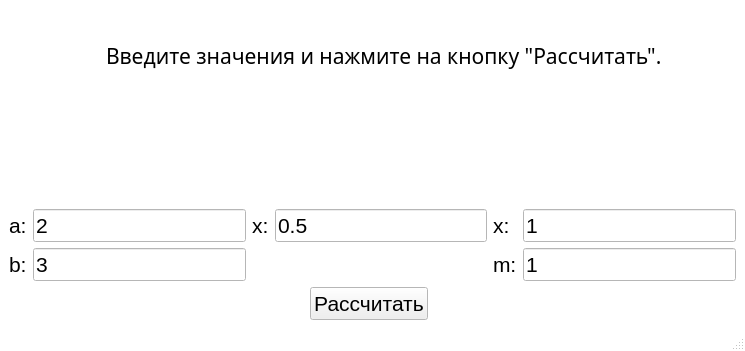
<?xml version="1.0" encoding="UTF-8"?>
<ui version="4.0">
 <class>MainWindow</class>
 <widget class="QMainWindow" name="MainWindow">
  <property name="geometry">
   <rect>
    <x>0</x>
    <y>0</y>
    <width>745</width>
    <height>351</height>
   </rect>
  </property>
  <property name="palette">
   <palette>
    <active>
     <colorrole role="Window">
      <brush brushstyle="SolidPattern">
       <color alpha="255">
        <red>255</red>
        <green>255</green>
        <blue>255</blue>
       </color>
      </brush>
     </colorrole>
    </active>
    <inactive>
     <colorrole role="Window">
      <brush brushstyle="SolidPattern">
       <color alpha="255">
        <red>255</red>
        <green>255</green>
        <blue>255</blue>
       </color>
      </brush>
     </colorrole>
    </inactive>
    <disabled>
     <colorrole role="Base">
      <brush brushstyle="SolidPattern">
       <color alpha="255">
        <red>255</red>
        <green>255</green>
        <blue>255</blue>
       </color>
      </brush>
     </colorrole>
     <colorrole role="Window">
      <brush brushstyle="SolidPattern">
       <color alpha="255">
        <red>255</red>
        <green>255</green>
        <blue>255</blue>
       </color>
      </brush>
     </colorrole>
    </disabled>
   </palette>
  </property>
  <property name="windowTitle">
   <string>MainWindow</string>
  </property>
  <widget class="QWidget" name="centralwidget">
   <layout class="QGridLayout" name="gridLayout">
    <item row="0" column="1" colspan="5" alignment="Qt::AlignHCenter">
     <widget class="QLabel" name="guide">
      <property name="enabled">
       <bool>true</bool>
      </property>
      <property name="font">
       <font>
        <family>Segoe Fluent Icons</family>
        <pointsize>16</pointsize>
       </font>
      </property>
      <property name="text">
       <string>Введите значения и нажмите на кнопку &quot;Рассчитать&quot;.</string>
      </property>
     </widget>
    </item>
    <item row="1" column="0" colspan="2">
     <widget class="QLabel" name="img_1">
      <property name="text">
       <string/>
      </property>
      <property name="pixmap">
       <pixmap>../1.jpg</pixmap>
      </property>
     </widget>
    </item>
    <item row="1" column="2" colspan="2">
     <widget class="QLabel" name="img_2">
      <property name="text">
       <string/>
      </property>
      <property name="pixmap">
       <pixmap>../2.jpg</pixmap>
      </property>
     </widget>
    </item>
    <item row="1" column="4" colspan="2">
     <widget class="QLabel" name="img_3">
      <property name="font">
       <font>
        <pointsize>9</pointsize>
       </font>
      </property>
      <property name="text">
       <string/>
      </property>
      <property name="pixmap">
       <pixmap>../3.jpg</pixmap>
      </property>
     </widget>
    </item>
    <item row="2" column="0">
     <widget class="QLabel" name="a_label">
      <property name="font">
       <font>
        <pointsize>16</pointsize>
       </font>
      </property>
      <property name="text">
       <string>a:</string>
      </property>
     </widget>
    </item>
    <item row="2" column="1">
     <widget class="QLineEdit" name="a">
      <property name="font">
       <font>
        <pointsize>16</pointsize>
       </font>
      </property>
      <property name="text">
       <string>2</string>
      </property>
     </widget>
    </item>
    <item row="2" column="2">
     <widget class="QLabel" name="x_1_label">
      <property name="font">
       <font>
        <pointsize>16</pointsize>
       </font>
      </property>
      <property name="text">
       <string>x:</string>
      </property>
     </widget>
    </item>
    <item row="2" column="3">
     <widget class="QLineEdit" name="x_1">
      <property name="font">
       <font>
        <pointsize>16</pointsize>
       </font>
      </property>
      <property name="text">
       <string>0.5</string>
      </property>
     </widget>
    </item>
    <item row="2" column="4">
     <widget class="QLabel" name="x_2_label">
      <property name="font">
       <font>
        <pointsize>16</pointsize>
       </font>
      </property>
      <property name="text">
       <string>x:</string>
      </property>
     </widget>
    </item>
    <item row="2" column="5">
     <widget class="QLineEdit" name="x_2">
      <property name="font">
       <font>
        <pointsize>16</pointsize>
       </font>
      </property>
      <property name="text">
       <string>1</string>
      </property>
     </widget>
    </item>
    <item row="3" column="0">
     <widget class="QLabel" name="b_label">
      <property name="font">
       <font>
        <pointsize>16</pointsize>
       </font>
      </property>
      <property name="text">
       <string>b:</string>
      </property>
     </widget>
    </item>
    <item row="3" column="1">
     <widget class="QLineEdit" name="b">
      <property name="font">
       <font>
        <pointsize>16</pointsize>
       </font>
      </property>
      <property name="text">
       <string>3</string>
      </property>
     </widget>
    </item>
    <item row="3" column="4">
     <widget class="QLabel" name="m_label">
      <property name="font">
       <font>
        <pointsize>16</pointsize>
       </font>
      </property>
      <property name="text">
       <string>m:</string>
      </property>
     </widget>
    </item>
    <item row="3" column="5">
     <widget class="QLineEdit" name="m">
      <property name="font">
       <font>
        <pointsize>16</pointsize>
       </font>
      </property>
      <property name="text">
       <string>1</string>
      </property>
     </widget>
    </item>
    <item row="4" column="2" colspan="2" alignment="Qt::AlignHCenter">
     <widget class="QPushButton" name="calculation">
      <property name="font">
       <font>
        <pointsize>16</pointsize>
       </font>
      </property>
      <property name="text">
       <string>Рассчитать</string>
      </property>
     </widget>
    </item>
   </layout>
  </widget>
  <widget class="QStatusBar" name="statusbar"/>
 </widget>
 <resources/>
 <connections/>
</ui>
